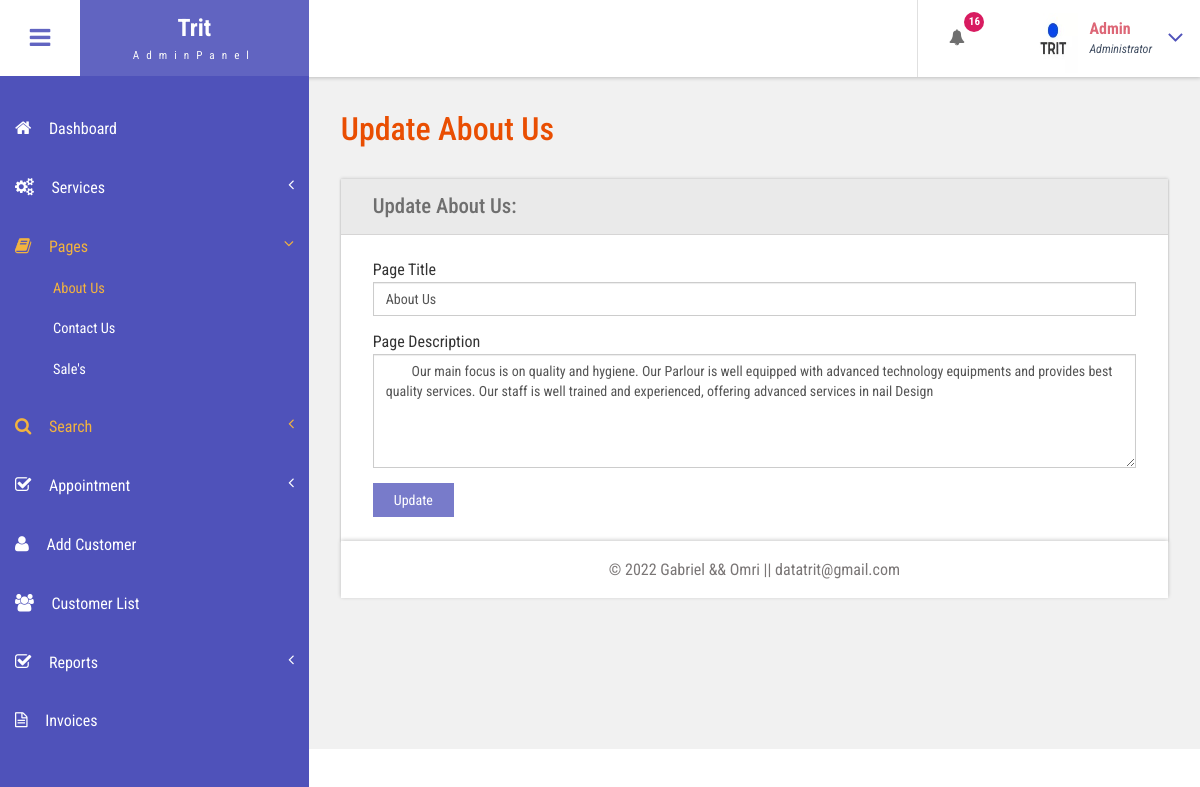
Screenshot of /admin/about-us.php (signed in) with the database file from the repository.
### tables this page shows
CREATE TABLE `tblpage` (
  `ID` int(10) NOT NULL,
  `PageType` varchar(200) DEFAULT NULL,
  `PageTitle` mediumtext DEFAULT NULL,
  `PageDescription` mediumtext DEFAULT NULL,
  `Email` varchar(200) DEFAULT NULL,
  `MobileNumber` bigint(10) DEFAULT NULL,
  `Instagram` varchar(200) DEFAULT NULL,
  `UpdationDate` date DEFAULT NULL,
  `Timing` varchar(200) NOT NULL,
  `Instegram` varchar(255) DEFAULT NULL
);

### admin/about-us.php (the view, shortened to what this page needs)
<?php
include('includes/dbconnection.php');
if (strlen($_SESSION['tritsaid']==0)) {
  header('location:logout.php');
  } else{
  ?>
<!DOCTYPE HTML>
<html>
<head>
<link href="css/bootstrap.css" rel='stylesheet' type='text/css' />
<link href="css/style.css" rel='stylesheet' type='text/css' />
<link href="css/font-awesome.css" rel="stylesheet">
<link href="css/animate.css" rel="stylesheet" type="text/css" media="all">
<link href="css/custom.css" rel="stylesheet">
</head>
<body class="cbp-spmenu-push">
	<div class="main-content">
		 <?php include_once('includes/sidebar.php');?>
	 <?php include_once('includes/header.php');?>
		<div id="page-wrapper">
			<div class="main-page">
				<div class="forms">
					<h3 class="title1">Update About Us</h3>
					<div class="form-grids row widget-shadow" data-example-id="basic-forms">
						<div class="form-title">
							<h4>Update About Us:</h4>
						</div>
						<div class="form-body">
							<form method="post">
  <?php
$ret=mysqli_query($con,"select * from  tblpage where PageType='aboutus'");
while ($row=mysqli_fetch_array($ret)) {
?>
							 <div class="form-group"> <label for="exampleInputEmail1">Page Title</label> <input type="text" class="form-control" name="pagetitle" id="pagetitle" value="<?php  echo $row['PageTitle'];?>" required="true"> </div> <div class="form-group"> <label for="exampleInputPassword1">Page Description</label> <textarea name="pagedes" id="pagedes" rows="5" class="form-control">
        <?php  echo $row['PageDescription'];?></textarea> </div>
							 <?php } ?>
							  <button type="submit" name="submit" class="btn btn-default">Update</button> </form>
						</div>
					</div>
			</div>
		</div>
		 <?php include_once('includes/footer.php');?>
	</div>
</body>
</html>
<?php } ?>

### admin/includes/header.php (shortened to what this page needs)
<div class="sticky-header header-section ">
      <div class="header-left">
        <button id="showLeftPush"><i class="fa fa-bars"></i></button>
        <div class="logo">
          <a href="dashboard.php">
            <h1>Trit</h1>
            <span>AdminPanel</span>
          </a>
        </div>
      </div>
      <div class="header-right">
        <div class="profile_details_left">
          <ul class="nofitications-dropdown">
            <?php
$ret1=mysqli_query($con,"select ID,Name from  tblappointment where Status=''");
$num=mysqli_num_rows($ret1);
?>
            <li class="dropdown head-dpdn">
              <a href="#" class="dropdown-toggle" data-toggle="dropdown" aria-expanded="false"><i class="fa fa-bell"></i><span class="badge blue"><?php echo $num;?></span></a>
            </li>
          </ul>
          <div class="clearfix"> </div>
        </div>
        <div class="profile_details">
        <?php
$adid=$_SESSION['tritsaid'];
$ret=mysqli_query($con,"select AdminName from tbladmin where ID='$adid'");
$row=mysqli_fetch_array($ret);
$name=$row['AdminName'];
?>
          <ul>
            <li class="dropdown profile_details_drop">
              <a href="#" class="dropdown-toggle" data-toggle="dropdown" aria-expanded="false">
                <div class="profile_img">
                  <span class="prfil-img"><img src="../images/logo.jpg" alt="" width="50" height="60"> </span>
                  <div class="user-name">
                    <p><?php echo $name; ?></p>
                    <span>Administrator</span>
                  </div>
                  <i class="fa fa-angle-down lnr"></i>
                  <div class="clearfix"></div>
                </div>
              </a>
            </li>
          </ul>
        </div>
      </div>
      <div class="clearfix"> </div>
    </div>

### admin/css/style.css (style rules this page uses)
h4, h5, h6, h1, h2, h3 { margin: 0; }
ul, ol { margin: 0; }
p { margin: 0; }
html, body { font-family: 'Roboto Condensed', sans-serif; font-size: 100%; overflow-x: hidden; background: #fff; }
body a { transition: 0.5s all ease; -webkit-transition: 0.5s all ease; -moz-transition: 0.5s all ease; -o-transition: 0.5s all ease; -ms-transition: 0.5s all ease; text-decoration:none; }
h1,h2,h3,h4,h5,h6 { margin:0; }
p { margin:0; }
ul,label { margin:0; padding:0; }
.main-content { position: relative; }
.sticky-header { position: fixed; top: 0; left:0px; width: 100%; z-index: 100; }
.header-section { background:#FFF; box-shadow: 1px 1px 4px rgba(0, 0, 0, 0.21); -webkit-box-shadow: 1px 1px 4px rgba(0, 0, 0, 0.21); -moz-box-shadow: 1px 1px 4px rgba(0, 0, 0, 0.21); -o-box-shadow: 1px 1px 4px rgba(0, 0, 0, 0.21); }
.header-section::after { clear: both; display: block; content: ''; }
.header-left { float: left; width: 45%; }
.header-right { float: right; }
button#showLeftPush { font-size: 1.5em; width: 80px; padding: 0.87em 0; text-align: center; cursor: pointer; float: left; color: #6F6F6F; -moz-transition: all 0.2s ease-out 0s; -webkit-transition: all 0.2s ease-out 0s; transition: all 0.2s ease-out 0s; border: none; background-color: #fff; outline:none; }
.cbp-spmenu-push { overflow-x: hidden; position: relative; }
.cbp-spmenu, .cbp-spmenu-push { -webkit-transition: all 0.3s ease; -moz-transition: all 0.3s ease; transition: all 0.3s ease; }
.cbp-spmenu-push div#page-wrapper { margin: 0 0 0 19.3em; transition:.5s all; -webkit-transition:.5s all; -moz-transition:.5s all; }
.fa { display: inline-block; font-family: FontAwesome; font-style: normal; font-weight: normal; line-height: 1; -webkit-font-smoothing: antialiased; -moz-osx-font-smoothing: grayscale; }
.logo { background: #6164C1; text-align: center; float: left; }
.logo a { padding: 0.9em 3.3em .7em; display: block; text-decoration: none; }
.logo a h1 { color: #fff; font-size: 1.5em; line-height: 1.2em; font-weight: 700; }
.logo a span { color: #F8F8F8; font-size: .7em; text-align: center; letter-spacing: 7px; }
.profile_details_left { float: left; }
li.dropdown.head-dpdn { display: inline-block; padding: 1.7em 0; border-left: 1px solid #E0E0E0; float: left; }
li.dropdown.head-dpdn a.dropdown-toggle { padding: 1.7em 2em; }
i.fa.fa-bell { color:#6F6F6F; }
.header-right span.badge { font-size: 11px; font-weight: bold; color: #FFF; background: #8BC34A; line-height: 15px; width: 20px; height: 20px; border-radius: 2em; -webkit-border-radius: 2em; -moz-border-radius: 2em; -o-border-radius: 2em; text-align: center; display: inline-block; position: absolute; top: 16%; padding: 2px 0 0; }
.header-right span.blue { background-color:#D81B60; }
.profile_details { float: right; }
.profile_details_drop a.dropdown-toggle { display:block; padding: 0.8em 3em 0 2em; }
.profile_img span.prfil-img { float:left; }
.user-name { float:left; margin-top:8px; margin-left:11px; height:35px; }
.profile_details ul li { list-style-type:none; position:relative; }
.profile_details li a i.fa.lnr { position: absolute; top: 34%; right: 8%; color: #4F52BA; font-size: 1.6em; }
.user-name p { font-size:1em; color:#DD6777; line-height:1em; font-weight:700; }
.user-name span { font-size: .75em; font-style: italic; color: #424f63; font-weight: normal; margin-top: .3em; }
.charts,.row { margin: 2em 0 0; }
.widget-shadow { background-color: #fff; box-shadow: 0 -1px 3px rgba(0,0,0,.12),0 1px 2px rgba(0,0,0,.24); -webkit-box-shadow: 0 -1px 3px rgba(0,0,0,.12),0 1px 2px rgba(0,0,0,.24); -moz-box-shadow: 0 -1px 3px rgba(0,0,0,.12),0 1px 2px rgba(0,0,0,.24); }
h3.title1 { font-size: 2em; color: #e94e02; margin-bottom: 0.8em; }
.forms h3.title1 { margin-bottom:0; }
.forms h4 { font-size: 1.3em; color: #6F6F6F; }
.form-title { padding: 1em 2em; background-color: #EAEAEA; border-bottom: 1px solid #D6D5D5; }
.form-body { padding: 1.5em 2em; }
.forms label { font-weight: 400; }
.form-control { border-radius: inherit; }
.forms button.btn.btn-default { background-color: rgba(97, 100, 193, 0.85); color: #fff; padding: .5em 1.5em; border: none; outline:none; border-radius: inherit; }

### admin/css/custom.css (style rules this page uses)
#page-wrapper { padding:7em 2em 2.5em; background-color: #F1F1F1; }

### rows the page displays
tblpage: pagetitle "About Us", pagedes "Our main focus is on quality and hygiene. Our Parlour is well equipped with advanced technology equipments and provides best quality services. Our staff is well trained and experienced, offering advanced services in nail Design"

### other values shown
$num "16"
$name "Admin"
